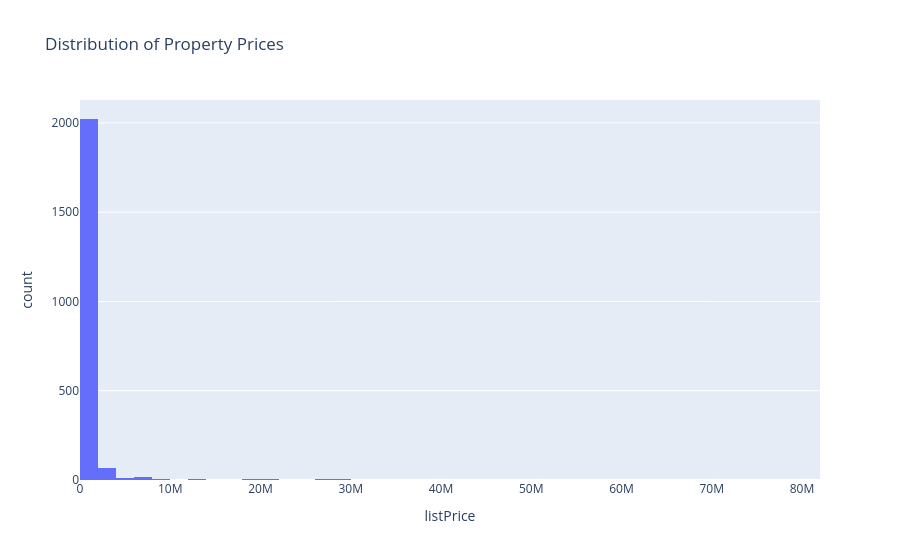

The notebook cell this image was saved under:
### Markdown cell above
### 🔹 1. Price Distribution (Interactive Histogram)

### Code cell
fig = px.histogram(df, x='listPrice', nbins=50, title='Distribution of Property Prices')
fig.show()

### Figure 1 — Plotly figure (JSON) as saved in the notebook; plotly's stock layout.template omitted (floating-point values rounded to 4 significant figures; data arrays with more than 128 entries replaced by an {"elided": "..."} marker saying what was removed)
{"data": [{"bingroup": "x", "hovertemplate": "listPrice=%{x}<br>count=%{y}<extra></extra>", "legendgroup": "", "marker": {"color": "#636efa", "pattern": {"shape": ""}}, "name": "", "nbinsx": 50, "orientation": "v", "showlegend": false, "type": "histogram", "x": {"elided": "2149 int values"}, "xaxis": "x", "yaxis": "y"}], "layout": {"barmode": "relative", "legend": {"tracegroupgap": 0}, "title": {"text": "Distribution of Property Prices"}, "xaxis": {"anchor": "y", "domain": [0, 1], "title": {"text": "listPrice"}}, "yaxis": {"anchor": "x", "domain": [0, 1], "title": {"text": "count"}}}}
